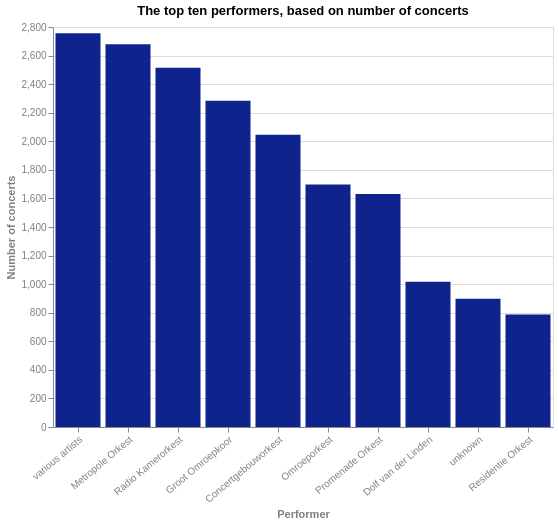

Write a Vega-Lite specification for this figure.
### Vega-Lite specification from a JSON file in a GitHub repository (floating-point values rounded to 4 significant figures)
{"$schema": "https://vega.github.io/schema/vega-lite/v5.json", "title": "The top ten performers, based on number of concerts", "description": "The top ten performers, based on number of concertss", "width": 500, "height": 400, "data": {"values": [{"Performer": "various artists", "Number of concerts": 2757}, {"Performer": "Metropole Orkest", "Number of concerts": 2680}, {"Performer": "Radio Kamerorkest", "Number of concerts": 2515}, {"Performer": "Groot Omroepkoor", "Number of concerts": 2283}, {"Performer": "Concertgebouworkest", "Number of concerts": 2045}, {"Performer": "Omroeporkest", "Number of concerts": 1698}, {"Performer": "Promenade Orkest", "Number of concerts": 1631}, {"Performer": "Dolf van der Linden", "Number of concerts": 1017}, {"Performer": "unknown", "Number of concerts": 897}, {"Performer": "Residentie Orkest", "Number of concerts": 788}]}, "mark": {"type": "bar", "binSpacing": 1, "tooltip": true}, "encoding": {"x": {"field": "Performer", "type": "nominal", "title": "Performer", "sort": "-y"}, "y": {"field": "Number of concerts", "type": "quantitative", "title": "Number of concerts"}, "color": {"value": "#0F238C"}}, "config": {"countTitle": "Count", "axisX": {"labelAngle": -40, "titleColor": "grey", "labelColor": "grey"}, "axisY": {"titleColor": "grey", "labelColor": "grey"}}}
